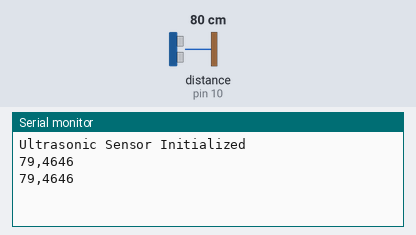
Recording of a program running on a simulated Arduino Uno, built with avr-gcc and run on an emulated ATmega328P. Shown: the last lines printed to the serial monitor. Wiring (inferred from the names in the program): ultrasonic range finder: trigger pin 9; echo pin 10. The inputs (shaded band) are chosen by the test bench; at power-on: distance to the obstacle (sensor on pin 10) 80 cm. The echo pulse lasts 58.3 µs per cm.

Above: at 1.8 s.
1.9 s: distance to the obstacle (sensor on pin 10) set to 2 cm
At 2.8 s:
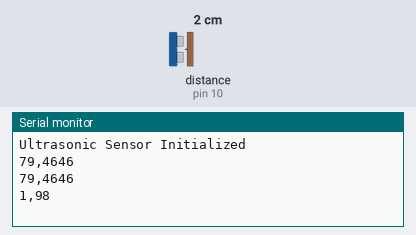
3.4 s: distance to the obstacle (sensor on pin 10) set to 4 cm
At 4.6 s:
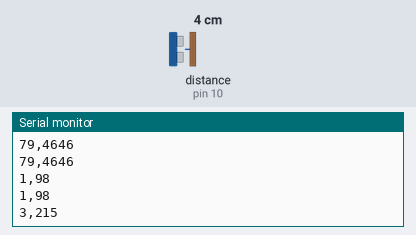
Timing chart, 0 to 6.4 s (numbered marks = the images above; inputs shaded):
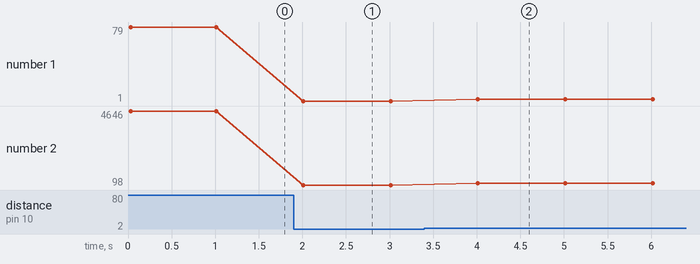

The program:

main.cpp
```cpp
#include <Arduino.h>

#define TRIG_PIN 9
#define ECHO_PIN 10
#define SOUND_SPEED 0.0343 // Speed of sound in cm/us
#define DELAY_BETWEEN_MEASUREMENTS 1000 // Delay in milliseconds

long duration;

void initializePins() {
  pinMode(TRIG_PIN, OUTPUT);
  pinMode(ECHO_PIN, INPUT);
  duration = 0;
}

void triggerUltrasonicPulse() {
  digitalWrite(TRIG_PIN, LOW);
  delayMicroseconds(2);
  digitalWrite(TRIG_PIN, HIGH);
  delayMicroseconds(10);
  digitalWrite(TRIG_PIN, LOW);
}

long measureDistance() {
  duration = pulseIn(ECHO_PIN, HIGH);
  return (duration / 2) * SOUND_SPEED;
}

void setup() {
  Serial.begin(9600);
  Serial.println("Ultrasonic Sensor Initialized");
  initializePins();
}

void loop() {
  triggerUltrasonicPulse();
  long distance = measureDistance();
  Serial.print(distance);
  Serial.print(',');
  Serial.println(duration);
  delay(DELAY_BETWEEN_MEASUREMENTS);
}
```

Measured:
- after the input at 1.9 s, the serial monitor: prints a new line after 0.11 s (image 1)
- after the input at 3.4 s, the serial monitor: prints a new line after 0.61 s (image 2)
- plotted number 1: 79 → 1 after the input at 1.9 s, 1 → 3 after the input at 3.4 s
- plotted number 2: 4646 → 98 after the input at 1.9 s, 98 → 215 after the input at 3.4 s
